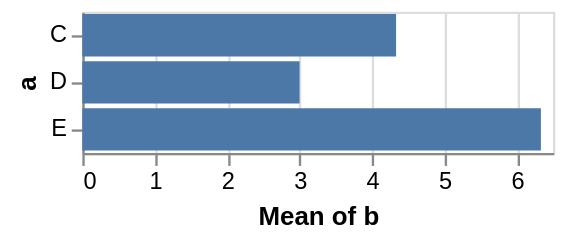

Write the Vega-Lite specification saved for this chart.
### Vega specification from a JSON file in a GitHub repository (floating-point values rounded to 4 significant figures)
{"$schema": "https://vega.github.io/schema/vega/v5.json", "background": "white", "padding": 5, "width": 200, "style": "cell", "data": [{"name": "source_0", "values": [{"a": "C", "b": 2}, {"a": "C", "b": 7}, {"a": "C", "b": 4}, {"a": "D", "b": 1}, {"a": "D", "b": 2}, {"a": "D", "b": 6}, {"a": "E", "b": 8}, {"a": "E", "b": 4}, {"a": "E", "b": 7}]}, {"name": "data_0", "source": "source_0", "transform": [{"type": "aggregate", "groupby": ["a"], "ops": ["average"], "fields": ["b"], "as": ["average_b"]}, {"type": "filter", "expr": "isValid(datum[\"average_b\"]) && isFinite(+datum[\"average_b\"])"}]}], "signals": [{"name": "y_step", "value": 20}, {"name": "height", "update": "bandspace(domain('y').length, 0.1, 0.05) * y_step"}], "marks": [{"name": "marks", "type": "rect", "style": ["bar"], "from": {"data": "data_0"}, "encode": {"update": {"fill": {"value": "#4c78a8"}, "ariaRoleDescription": {"value": "bar"}, "description": {"signal": "\"Mean of b: \" + (format(datum[\"average_b\"], \"\")) + \"; a: \" + (isValid(datum[\"a\"]) ? datum[\"a\"] : \"\"+datum[\"a\"])"}, "x": {"scale": "x", "field": "average_b"}, "x2": {"scale": "x", "value": 0}, "y": {"scale": "y", "field": "a"}, "height": {"scale": "y", "band": 1}}}}], "scales": [{"name": "x", "type": "linear", "domain": {"data": "data_0", "field": "average_b"}, "range": [0, {"signal": "width"}], "nice": true, "zero": true}, {"name": "y", "type": "band", "domain": {"data": "data_0", "field": "a", "sort": true}, "range": {"step": {"signal": "y_step"}}, "paddingInner": 0.1, "paddingOuter": 0.05}], "axes": [{"scale": "x", "orient": "bottom", "gridScale": "y", "grid": true, "tickCount": {"signal": "ceil(width/40)"}, "domain": false, "labels": false, "aria": false, "maxExtent": 0, "minExtent": 0, "ticks": false, "zindex": 0}, {"scale": "x", "orient": "bottom", "grid": false, "title": "Mean of b", "labelFlush": true, "labelOverlap": true, "tickCount": {"signal": "ceil(width/40)"}, "zindex": 0}, {"scale": "y", "orient": "left", "grid": false, "title": "a", "zindex": 0}], "config": {"normalizedNumberFormat": ".2%"}}
